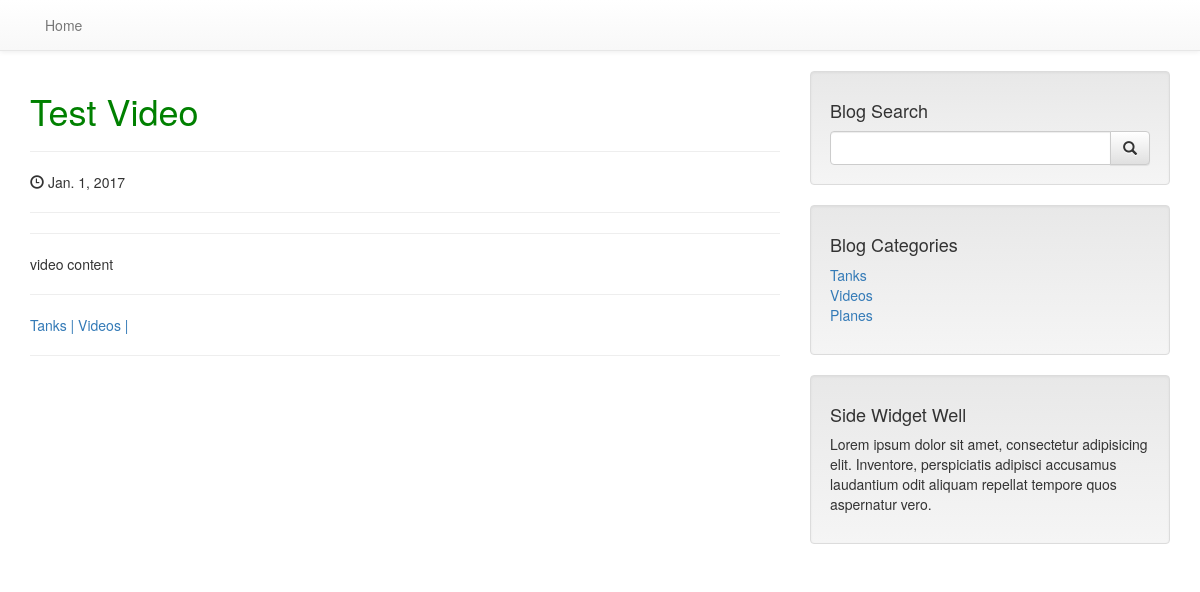
Before: /posts/test-video/ with the older database file.
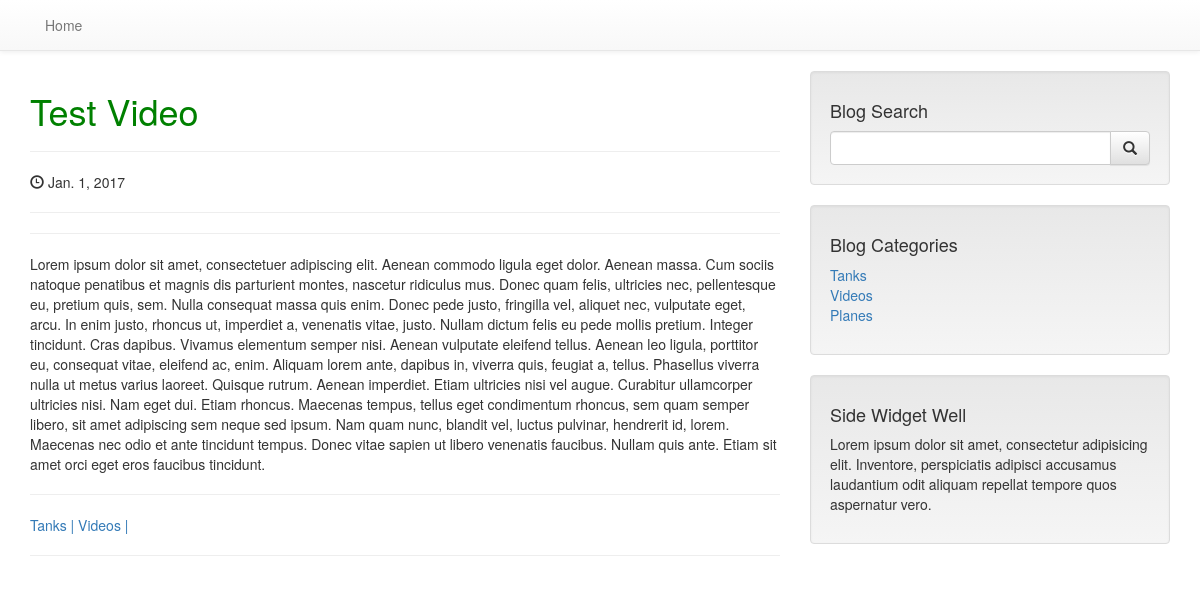
After: the same page with the newer database file.
### posts/models.py (models this page shows, shortened)
class Post(models.Model):
    author = models.ForeignKey(settings.AUTH_USER_MODEL, default=1)
    title = models.CharField(max_length=120)
    slug = models.SlugField(unique=True)
    image = models.ImageField(upload_to=upload_location, null=True, blank=True, width_field="width_field", height_field="height_field")
    video_url = EmbedVideoField(null=True, blank=True)  # same like models.URLField()
    height_field = models.IntegerField(default=0, null=True, blank=True,)
    width_field = models.IntegerField(default=0, null=True, blank=True,)
    content = models.TextField()
    draft = models.BooleanField(default=False)
    publish = models.DateField(auto_now=False, auto_now_add=False)
    updated = models.DateTimeField(auto_now=True, auto_now_add=False)
    timestamp = models.DateTimeField(auto_now=False, auto_now_add=True)
    categories = models.ManyToManyField(Category, blank=True, null=True, through='CategoryToPost')
    objects = PostManager()
    class Meta:
        ordering = ["-timestamp", "-updated"]

class Category(models.Model):
    title = models.CharField(max_length=120)
    slug = models.SlugField(unique=True)
    def __str__(self):
        return self.title
    def get_absolute_url(self):
        return reverse("posts:category", kwargs={"slug": self.slug})
    class Meta:
        verbose_name_plural = "Categories"

### posts/views.py (the view)
# urls.py: url(r'^(?P<slug>[\w-]+)/$', post_detail, name='detail'),
def post_detail(request, slug):
    today = timezone.now().date()
    instance = get_object_or_404(Post, slug=slug)
    categories_list = Category.objects.all()
    if instance.draft or instance.publish > timezone.now().date():
        if not request.user.is_staff or not request.user.is_superuser:
            raise Http404
    context = {
        "title": instance.title,
        "instance": instance,
        "categories_list": categories_list,
        "today": today,
        "slug": slug,
    }
    return render(request, "post_detail.html", context)

### templates/post_detail.html (shortened to what this page needs)
{% extends "base.html" %}
{% load embed_video_tags %}
{% block content %}
    <div class="row">
        <div class="col-lg-8">
            <h1>{{ instance.title }}</h1>
            <hr/>
            <p>
                <span class="glyphicon glyphicon-time"></span>  {{ instance.publish }}
            </p>
            <hr>
            <hr>
            <p>
                {{ instance.content|linebreaks }}
            </p>
            <hr/>
            {% if instance.categories %}
                {% for category in instance.categories.all %}
                    <a href="{{ category.get_absolute_url }}">{{ category }}{% if instance.categories.count > 1 %} | {% endif %}</a>
                {% endfor %}
            {% endif %}
            <hr/>
        </div>
        <div class="col-md-4">
            <div class="well">
                <h4>Blog Search</h4>
                <form method="GET" >
                    <div class="input-group">
                        <input class="form-control" type="text" name="q" placeholder="" value="{{ request.GET.q }}" />
                        <span class="input-group-btn">
                            <button class="btn btn-default" type="submit">
                                <span class="glyphicon glyphicon-search"></span>
                            </button>
                        </span>
                    </div>
                </form>
            </div>
            <div class="well">
                <h4>Blog Categories</h4>
                <div class="row">
                    <div class="col-lg-6">
                        <ul class="list-unstyled">
                            {% for category in categories_list %}
                            <li>
                                <a href="{{ category.get_absolute_url }}">{{ category.title }}</a>
                            </li>
                            {% endfor %}
                        </ul>
                    </div>
                </div>
            </div>
            <div class="well">
            <h4>Side Widget Well</h4>
            <p>Lorem ipsum dolor sit amet, consectetur adipisicing elit. Inventore, perspiciatis adipisci accusamus laudantium odit aliquam repellat tempore quos aspernatur vero.</p>
            </div>
        </div>
    </div>
{% endblock content %}

### templates/base.html (shortened to what this page needs)
{% load staticfiles %}
<!DOCTYPE html>
<html>
<head>
    <link rel="stylesheet" href="https://maxcdn.bootstrapcdn.com/bootstrap/3.3.7/css/bootstrap.min.css">
    <link rel="stylesheet" href="https://maxcdn.bootstrapcdn.com/bootstrap/3.3.7/css/bootstrap-theme.min.css">
    <link rel="stylesheet" href="{% static 'css/main.css' %}" />
</head>
<body>
{% include 'navigation.html' %}
<div class="container">
    {% block content %}
    {% endblock content %}
</div>
</body>
</html>

### templates/navigation.html (shortened to what this page needs)
{% load staticfiles %}
<nav class="navbar navbar-default navbar-static-top">
    <div class="container">
        <div id="navbar" class="navbar-collapse collapse">
            <ul class="nav navbar-nav">
                <li><a href="{% url 'posts:list' %}">Home</a></li>
            </ul>
        </div>
    </div>
</nav>

### static/css/main.css (style rules this page uses)
h1 { color: green }

Changed rows visible on the page:
changed Post "Test Video": content "video content" → "Lorem ipsum dolor sit amet, consectetuer adipiscing elit. Aenean commodo ligula eget dolor. Aenean massa. Cum sociis natoque penatibus et magnis dis parturient montes, nascetur ridiculus mus. Donec quam felis, ultricies nec, pellentesque eu, pretium quis, sem. Nulla consequat massa quis enim. Donec pede justo, fringilla vel, aliquet nec, vulputate eget, arcu. In enim justo, rhoncus ut, imperdiet a, venenatis vitae, justo. Nullam dictum felis eu pede mollis pretium. Integer tincidunt. Cras dapibus. Vivamus elementum semper nisi. Aenean vulputate eleifend tellus. Aenean leo ligula, porttitor eu, consequat vitae, eleifend ac, enim. Aliquam lorem ante, dapibus in, viverra quis, feugiat a,…"
